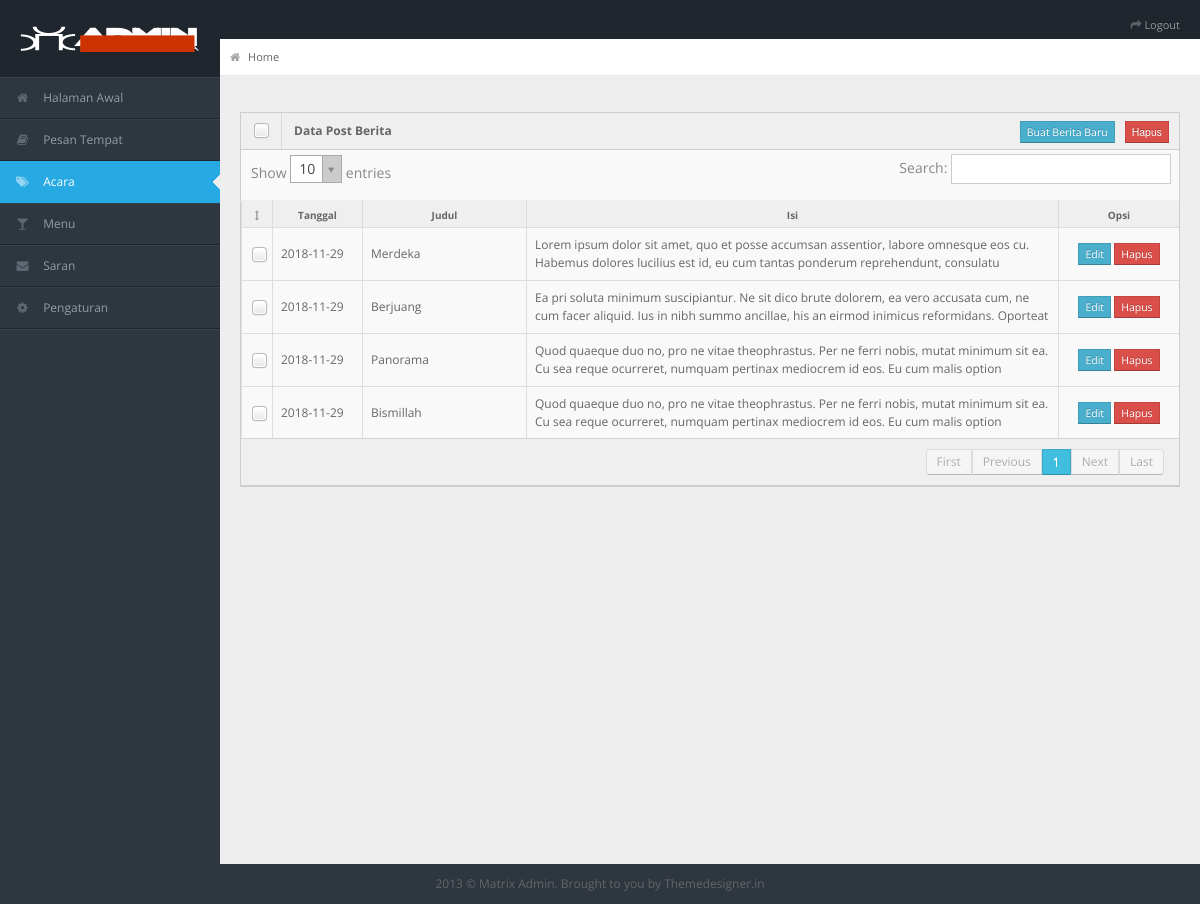
/index.php/admin/event, run on an earlier commit of the app's database.
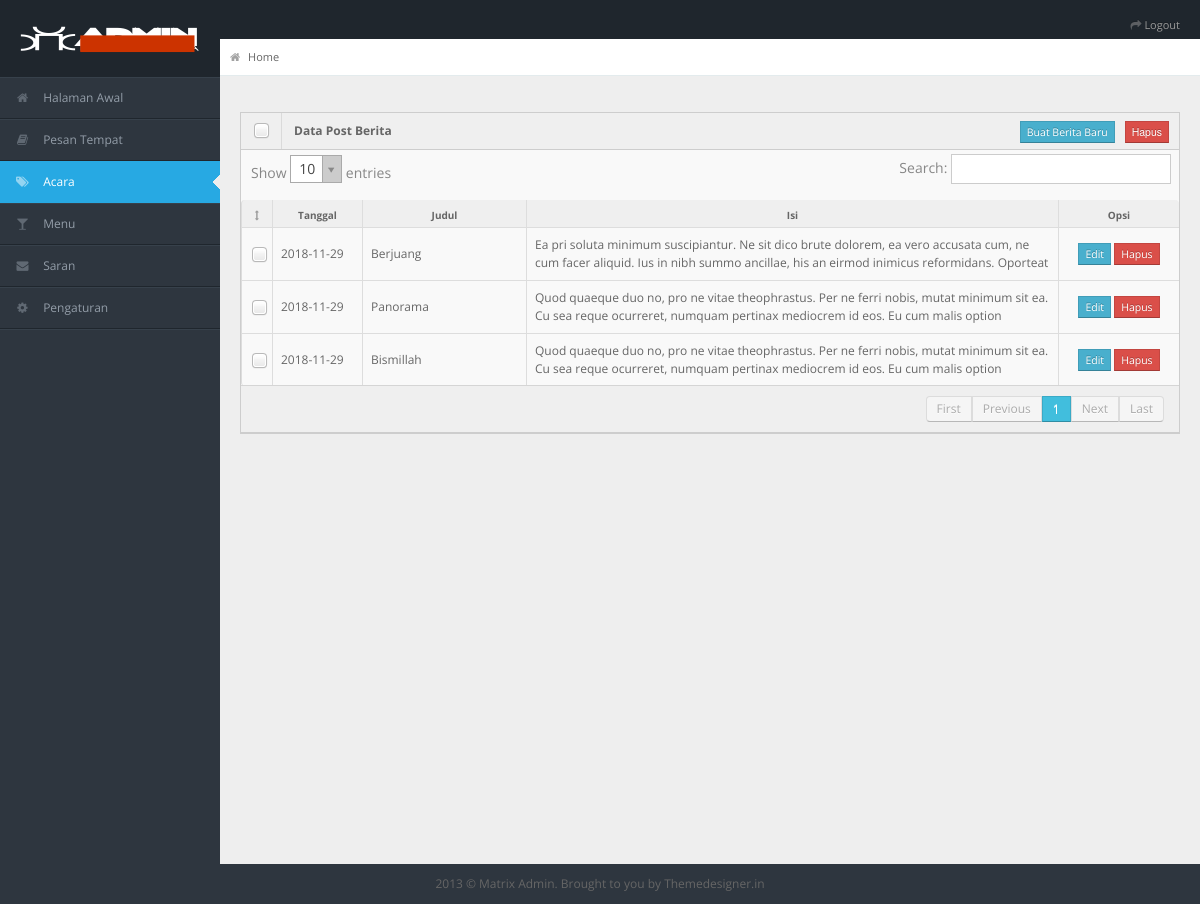
And on a later commit of the database.
### tables this page shows
CREATE TABLE `event` (
  `no_post` int(11) NOT NULL,
  `tanggal` date NOT NULL,
  `judul` varchar(150) NOT NULL,
  `nama_gambar` varchar(100) DEFAULT NULL,
  `isi` longtext NOT NULL
);

### application/controllers/Admin.php (called while the page is built, shortened)
<?php
class Admin extends CI_Controller {
	function __construct() {
			$this->load->model('M_aksiadmin');
			$this->load->view('admin/head');
			$this->load->view('admin/navigation');
			$this->load->view('admin/content');
	}
	public function event(){
		$htmlTag = array('&lt;div&gt;','&lt;/div&gt;');
		$data = $this->M_aksiadmin->getEvent();
		$this->load->view('admin/konten/event',$var = array('data' =>$data,'html'=>$htmlTag));
		$this->load->view('admin/footer');
	}
}
?>

### index.php (called while the page is built, shortened)
<?php
require_once BASEPATH.'core/CodeIgniter.php';

### application/models/m_aksiadmin.php (called while the page is built, shortened)
<?php
class M_aksiadmin extends CI_Model {
	public function getEvent(){
		$data = $this->db->get('event');
		return($data->result());
	}
}
?>

### application/views/admin/konten/event.php (the view, shortened to what this page needs)
<div class="row-fluid">
      <div class="span12">
        <div class="widget-box">
        	<form action="<?php echo base_url('AksiAdminEvent/delmulEvent')?>" method="post">
          <div class="widget-title"> <span class="icon">
            </span>
            <h5>Data Post Berita</h5>
            <input type="submit" class=" btn btn-mini btn-danger buttons" value="Hapus" />
            <a href="<?php echo base_url('Admin/newEvent'); ?>" class=" btn btn-mini btn-info buttons">Buat Berita Baru</a>
          </div>
          <div class="widget-content nopadding">
            <table class="table table-bordered data-table with-check event">
              <thead>
                <tr>
                  <th class="satu"><i class="icon-resize-vertical"></th>
                  <th class="dua">Tanggal</th>
                  <th class="tiga">Judul</th>
                  <th class="empat">Isi</th>
                  <th class="lima">Opsi</th>
                </tr>
              </thead>
              <tbody>
              <?php foreach($data as $row){?>
                <tr class="gradeX">
                  <td class="satu"><input type="checkbox" name="no_post[]" value="<?php echo $row->no_post ?>" /></td>
                  <td class="dua"><?php echo $row->tanggal;?></td>
                  <td class="tiga"><p><?php echo $row->judul; ?></p></td>
                  <td class="empat"><p><?php echo str_ireplace($html,"",htmlentities($row->isi)) ; ?></p></td>
                  <td class="lima">
                  	<a  href="<?php echo base_url()."Admin/editEvent/".$row->no_post ?>" class="btn btn-mini btn-info">Edit</a>
                  	<a  href="<?php echo base_url()."AksiAdminEvent/delEvent/".$row->no_post ?>" class="btn btn-mini btn-danger">Hapus</a>
                  </td>
                </tr>
                <?php } ?>
              </tbody>
            </table>
            </form>
          </div>
        </div>
      </div>
    </div>
    </div>
    </div>

What changed in the data, as far as the page shows it:
removed event: tanggal "2018-11-29", judul "Merdeka", isi "Lorem ipsum dolor sit amet, quo et posse accumsan assentior, labore omnesque eos cu. Habemus dolores lucilius est id, eu cum tantas ponderum reprehendunt, consulatu…"
